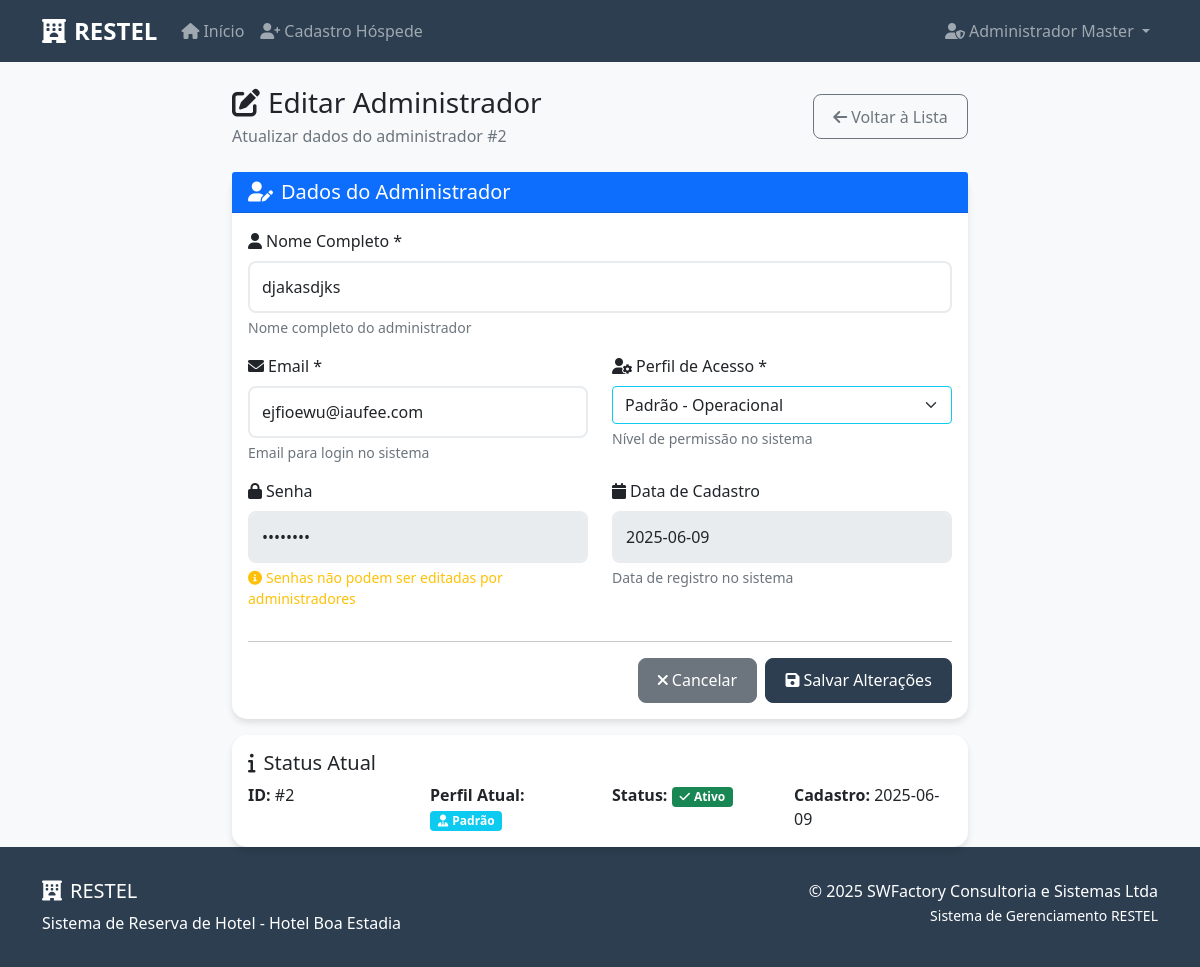
Page /admin/administrador/2/editar (signed in) on the committed database.
### tables this page shows
CREATE TABLE administradores (
            id INTEGER PRIMARY KEY AUTOINCREMENT,
            nome_completo TEXT NOT NULL,
            email TEXT UNIQUE NOT NULL,
            senha TEXT NOT NULL,
            perfil TEXT NOT NULL CHECK(perfil IN ('Master', 'Padrão')),
            ativo BOOLEAN DEFAULT 1,
            data_cadastro TIMESTAMP DEFAULT CURRENT_TIMESTAMP
        );

### src/restel/app.py (the view)
@app.route('/admin/administrador/<int:admin_id>/editar')
def editar_administrador(admin_id):
    if 'admin_id' not in session or session.get('admin_perfil') != 'Master':
        flash('Acesso negado! Apenas administradores Master podem editar administradores.', 'error')
        return redirect(url_for('painel_admin'))
    conn = get_db_connection()
    administrador = conn.execute('SELECT * FROM administradores WHERE id = ?', (admin_id,)).fetchone()
    conn.close()
    if not administrador:
        flash('Administrador não encontrado!', 'error')
        return redirect(url_for('gerenciar_administradores'))
    return render_template('admin_administrador_editar.html', administrador=administrador)

### src/restel/app.py (called while the page is built)
def get_db_connection():
    from flask import current_app
    db_path = current_app.config.get('DATABASE', DATABASE)
    conn = sqlite3.connect(db_path)
    conn.row_factory = sqlite3.Row
    return conn

### src/restel/templates/admin_administrador_editar.html (shortened to what this page needs)
{% extends "base.html" %}
{% block content %}
<div class="container mt-4">
    <div class="row justify-content-center">
        <div class="col-lg-8">
            <div class="d-flex justify-content-between align-items-center mb-4">
                <div>
                    <h1 class="h3 mb-1">
                        <i class="fas fa-edit me-2"></i>Editar Administrador
                    </h1>
                    <p class="text-muted mb-0">Atualizar dados do administrador #{{ administrador.id }}</p>
                </div>
                <a href="{{ url_for('gerenciar_administradores') }}" class="btn btn-outline-secondary">
                    <i class="fas fa-arrow-left me-1"></i>Voltar à Lista
                </a>
            </div>
            <div class="card">
                <div class="card-header bg-primary text-white">
                    <h2 class="h5 mb-0">
                        <i class="fas fa-user-edit me-2"></i>Dados do Administrador
                    </h2>
                </div>
                <div class="card-body">
                    <form method="POST" action="{{ url_for('processar_edicao_administrador', admin_id=administrador.id) }}">
                        <div class="row">
                            <div class="col-md-12 mb-3">
                                <label for="nome_completo" class="form-label">
                                    <i class="fas fa-user me-1"></i>Nome Completo *
                                </label>
                                <input type="text" class="form-control" id="nome_completo" name="nome_completo"
                                       value="{{ administrador.nome_completo }}" required maxlength="100">
                                <div class="form-text">Nome completo do administrador</div>
                            </div>
                        </div>
                        <div class="row">
                            <div class="col-md-6 mb-3">
                                <label for="email" class="form-label">
                                    <i class="fas fa-envelope me-1"></i>Email *
                                </label>
                                <input type="email" class="form-control" id="email" name="email"
                                       value="{{ administrador.email }}" required maxlength="100">
                                <div class="form-text">Email para login no sistema</div>
                            </div>
                            <div class="col-md-6 mb-3">
                                <label for="perfil" class="form-label">
                                    <i class="fas fa-user-cog me-1"></i>Perfil de Acesso *
                                </label>
                                <select class="form-select" id="perfil" name="perfil" required>
                                    <option value="Padrão" {% if administrador.perfil == 'Padrão' %}selected{% endif %}>
                                        Padrão - Operacional
                                    </option>
                                </select>
                                <div class="form-text">Nível de permissão no sistema</div>
                            </div>
                        </div>
                        <div class="row">
                            <div class="col-md-6 mb-3">
                                <label class="form-label">
                                    <i class="fas fa-lock me-1"></i>Senha
                                </label>
                                <input type="password" class="form-control" value="••••••••" readonly disabled>
                                <div class="form-text text-warning">
                                    <i class="fas fa-info-circle me-1"></i>Senhas não podem ser editadas por administradores
                                </div>
                            </div>
                            <div class="col-md-6 mb-3">
                                <label class="form-label">
                                    <i class="fas fa-calendar me-1"></i>Data de Cadastro
                                </label>
                                <input type="text" class="form-control"
                                       value="{{ administrador.data_cadastro.split(' ')[0] if administrador.data_cadastro else 'N/A' }}"
                                       readonly disabled>
                                <div class="form-text">Data de registro no sistema</div>
                            </div>
                        </div>
                        <hr>
                        <div class="row">
                            <div class="col-12">
                                <div class="d-flex gap-2 justify-content-end">
                                    <a href="{{ url_for('gerenciar_administradores') }}" class="btn btn-secondary">
                                        <i class="fas fa-times me-1"></i>Cancelar
                                    </a>
                                    <button type="submit" class="btn btn-primary">
                                        <i class="fas fa-save me-1"></i>Salvar Alterações
                                    </button>
                                </div>
                            </div>
                        </div>
                    </form>
                </div>
            </div>
            <div class="card mt-3">
                <div class="card-body">
                    <h5 class="card-title">
                        <i class="fas fa-info me-2"></i>Status Atual
                    </h5>
                    <div class="row">
                        <div class="col-md-3">
                            <strong>ID:</strong> #{{ administrador.id }}
                        </div>
                        <div class="col-md-3">
                            <strong>Perfil Atual:</strong>
                            {% if administrador.perfil == 'Master' %}
                                <span class="badge bg-warning text-dark">
                                    <i class="fas fa-crown me-1"></i>Master
                                </span>
                            {% else %}
                                <span class="badge bg-info">
                                    <i class="fas fa-user-tie me-1"></i>Padrão
                                </span>
                            {% endif %}
                        </div>
                        <div class="col-md-3">
                            <strong>Status:</strong>
                            {% if administrador.ativo %}
                                <span class="badge bg-success">
                                    <i class="fas fa-check me-1"></i>Ativo
                                </span>
                            {% else %}
                                <span class="badge bg-danger">
                                    <i class="fas fa-times me-1"></i>Inativo
                                </span>
                            {% endif %}
                        </div>
                        <div class="col-md-3">
                            <strong>Cadastro:</strong> {{ administrador.data_cadastro.split(' ')[0] if administrador.data_cadastro else 'N/A' }}
                        </div>
                    </div>
                </div>
            </div>
        </div>
    </div>
</div>
{% endblock %}

### src/restel/templates/base.html (style rules this page uses)
:root { --primary-color: #2c3e50; --secondary-color: #3498db; --success-color: #27ae60; --danger-color: #e74c3c; --warning-color: #f39c12; --light-bg: #f8f9fa; }
body { font-family: 'Segoe UI', Tahoma, Geneva, Verdana, sans-serif; background-color: var(--light-bg); }
.card { border: none; border-radius: 15px; box-shadow: 0 4px 6px rgba(0, 0, 0, 0.1); transition: transform 0.2s; }
.btn { border-radius: 8px; padding: 0.6rem 1.2rem; font-weight: 500; }
.btn-primary { background-color: var(--primary-color); border-color: var(--primary-color); }
.form-control { border-radius: 8px; border: 2px solid #e9ecef; padding: 0.75rem; }

### rows in the picture
administradores: id "2", nome_completo "djakasdjks", email "ejfioewu@iaufee.com", perfil "Padrão - Operacional", data_cadastro "2025-06-09"

### other values in the picture
{{ session.admin_nome }} "Administrador Master"
